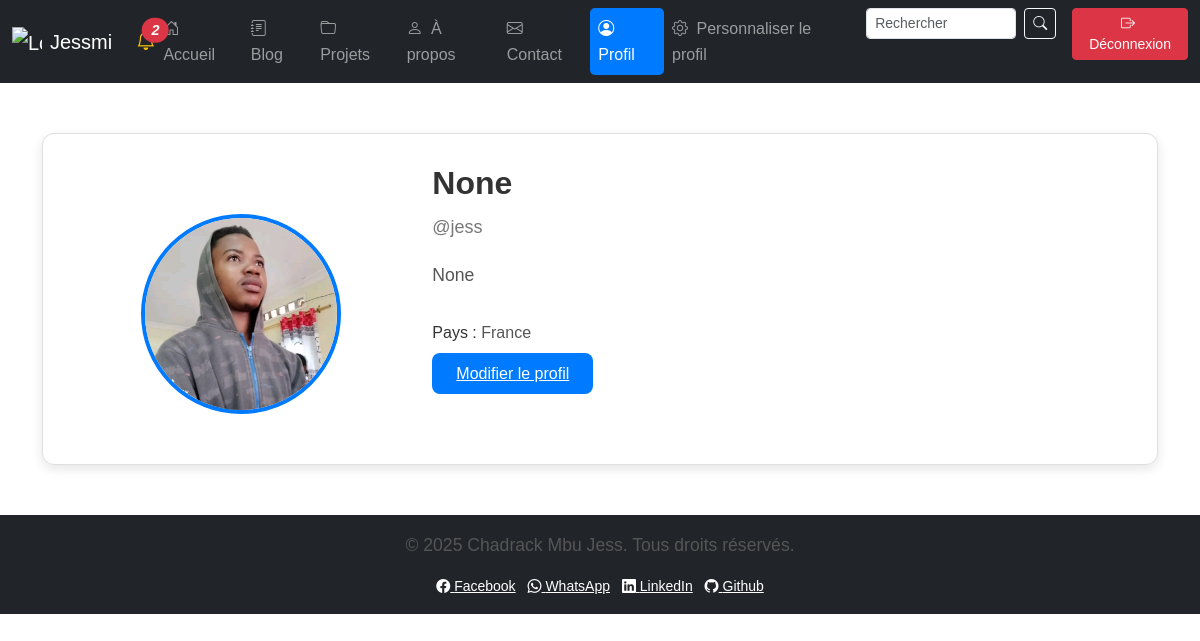
/profile/ (signed in), run on the app's committed database.
### portfolioapp/models.py (models this page shows, shortened)
class Profile(models.Model):
    SEX_CHOICES = [('M', 'Masculin'), ('F', 'Féminin'), ('O', 'Autre')]
    CIVIL_STATUS_CHOICES = [('S', 'Célibataire'), ('M', 'Marié(e)'), ('D', 'Divorcé(e)'), ('W', 'Veuf/Veuve')]
    EDUCATION_LEVEL_CHOICES = [('P', 'Primaire'), ('S', 'Secondaire'), ('B', 'Baccalauréat'), ('L', 'Licence'), ('M', 'Master'), ('D', 'Doctorat')]
    profile_picture = models.ImageField(upload_to='profile_pictures/', blank=True, null=True, verbose_name="Photo de profil")
    user = models.OneToOneField(User, on_delete=models.CASCADE, related_name='profile')
    full_name = models.CharField(max_length=255, blank=True, null=True, verbose_name="Nom complet")
    sex = models.CharField(max_length=1, choices=SEX_CHOICES, blank=True, null=True, verbose_name="Sexe")
    bio = models.TextField(blank=True, null=True, verbose_name="Bio")
    date_of_birth = models.DateField(blank=True, null=True, verbose_name="Date de naissance")
    civil_status = models.CharField(max_length=1, choices=CIVIL_STATUS_CHOICES, blank=True, null=True, verbose_name="État civil")
    activities = models.TextField(blank=True, null=True, verbose_name="Activités")
    education_level = models.CharField(max_length=1, choices=EDUCATION_LEVEL_CHOICES, blank=True, null=True, verbose_name="Niveau d'études")
    location = models.CharField(max_length=255, blank=True, null=True, verbose_name="Localisation")
    country = CountryField(blank=True, null=True, verbose_name="Pays", default='FR')
    city = models.CharField(max_length=255, blank=True, null=True, verbose_name="Ville")

### portfolioapp/views.py (the view)
# urls.py: path('profile/', views.profile, name='profile'),
@login_required
def profile(request):
    profile = request.user.profile
    return render(request, 'registration/profile.html', {'profile': profile})

### portfolioapp/context_processors.py (called while the page is built)
def unread_notifications_count(request):
    if request.user.is_authenticated:
        return {
            'unread_notifications_count': Notification.objects.filter(user=request.user, is_read=False).count()
        }
    return {'unread_notifications_count': 0}

### templates/registration/profile.html (shortened to what this page needs)
{% extends 'portfolioapp/base.html' %}
{% load static %}
{% block content %}
<div class="profile-container">
    <div class="row">
        <div class="col-md-4 text-center">
            {% if profile.profile_picture %}
                <img src="{{ profile.profile_picture.url }}" alt="Photo de profil" class="profile-picture">
            {% else %}
                <img src="{% static 'images/default-profile.jpg' %}" alt="Photo de profil par défaut" class="profile-picture">
            {% endif %}
        </div>
        <div class="col-md-8">
            <div class="profile-header">
                <h1>{{ profile.full_name }}</h1>
                <p class="username">@{{ profile.user.username }}</p>
            </div>
            <div class="profile-bio">
                <p>{{ profile.bio }}</p>
            </div>
            <ul class="profile-details">
                {% if profile.country %}
                    <li><strong>Pays :</strong> {{ profile.country.name }}</li>
                {% endif %}
            </ul>
            <a href="{% url 'edit_profile' %}" class="btn-edit-profile">Modifier le profil</a>
        </div>
    </div>
</div>
{% endblock %}

### static/css/style.css (style rules this page uses)
body { font-family: Arial, sans-serif; line-height: 1.6; }
.text-center { padding-top: 50px; }
h1 { font-size: 2.5rem; font-weight: bold; color: #333; }
p { font-size: 1.1rem; color: #555; }
.row .col-md-4 { margin-bottom: 20px; }

### templates/registration/profile.html (style rules this page uses)
.profile-container { max-width: 1200px; margin: 50px auto; padding: 30px; border: 1px solid #e0e0e0; border-radius: 12px; background-color: #fff; box-shadow: 0 4px 12px rgba(0, 0, 0, 0.1); animation: fadeIn 0.5s ease-in-out; }
.profile-picture { width: 200px; height: 200px; border-radius: 50%; object-fit: cover; border: 4px solid #007bff; transition: transform 0.3s ease, box-shadow 0.3s ease; }
.profile-header h1 { font-size: 32px; font-weight: 600; color: #333; margin-bottom: 10px; animation: slideIn 0.5s ease-in-out; }
.profile-header .username { font-size: 18px; color: #777; margin-bottom: 20px; animation: slideIn 0.5s ease-in-out 0.2s; }
.profile-bio { font-size: 16px; color: #555; margin-bottom: 30px; animation: slideIn 0.5s ease-in-out 0.4s; }
.profile-details { list-style: none; padding: 0; }
.profile-details li { margin-bottom: 15px; font-size: 16px; color: #555; animation: slideIn 0.5s ease-in-out 0.6s; }
.profile-details li strong { color: #333; font-weight: 500; }
.btn-edit-profile { padding: 12px 24px; background-color: #007bff; border: none; border-radius: 8px; font-size: 16px; font-weight: 500; color: #fff; cursor: pointer; transition: background-color 0.3s ease, transform 0.3s ease; animation: slideIn 0.5s ease-in-out 0.8s; }

### data on the page
Profile: full_name "None", user.username "jess", bio "None", country.name "France"

### other printed values
{{ unread_notifications_count }} "2"
